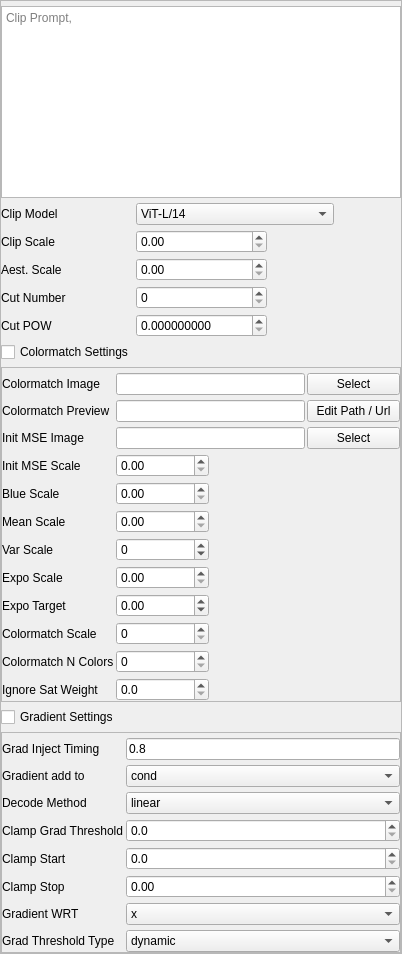
               <widget class="QFrame" name="aesthetic_values">
                <property name="frameShape">
                 <enum>QFrame::StyledPanel</enum>
                </property>
                <property name="frameShadow">
                 <enum>QFrame::Raised</enum>
                </property>
                <layout class="QGridLayout" name="gridLayout_15">
                 <property name="leftMargin">
                  <number>0</number>
                 </property>
                 <property name="topMargin">
                  <number>5</number>
                 </property>
                 <property name="rightMargin">
                  <number>0</number>
                 </property>
                 <property name="bottomMargin">
                  <number>0</number>
                 </property>
                 <property name="horizontalSpacing">
                  <number>2</number>
                 </property>
                 <property name="verticalSpacing">
                  <number>5</number>
                 </property>
                 <item row="1" column="1" colspan="2">
                  <widget class="QComboBox" name="clip_name">
                   <property name="toolTip">
                    <string>Used with aesthetics_scale&gt;0 and clip_scale&gt;0</string>
                   </property>
                   <item>
                    <property name="text">
                     <string>ViT-L/14</string>
                    </property>
                   </item>
                   <item>
                    <property name="text">
                     <string>ViT-L/14@336px</string>
                    </property>
                   </item>
                   <item>
                    <property name="text">
                     <string>ViT-B/16</string>
                    </property>
                   </item>
                   <item>
                    <property name="text">
                     <string>ViT-B/32</string>
                    </property>
                   </item>
                   <item>
                    <property name="text">
                     <string>ViT-H/14</string>
                    </property>
                   </item>
                  </widget>
                 </item>
                 <item row="2" column="1">
                  <widget class="QDoubleSpinBox" name="clip_scale">
                   <property name="toolTip">
                    <string>&lt;html&gt;&lt;head/&gt;&lt;body&gt;&lt;p&gt;CLIP Guidance &lt;br/&gt;Values: 0 - 200&lt;/p&gt;&lt;/body&gt;&lt;/html&gt;</string>
                   </property>
                   <property name="maximum">
                    <double>200.000000000000000</double>
                   </property>
                  </widget>
                 </item>
                 <item row="6" column="0">
                  <widget class="QCheckBox" name="toggle_colors">
                   <property name="text">
                    <string>Colormatch Settings</string>
                   </property>
                  </widget>
                 </item>
                 <item row="1" column="0">
                  <widget class="QLabel" name="label_58">
                   <property name="text">
                    <string>Clip Model</string>
                   </property>
                  </widget>
                 </item>
                 <item row="8" column="0">
                  <widget class="QCheckBox" name="toggle_grad">
                   <property name="text">
                    <string>Gradient Settings</string>
                   </property>
                  </widget>
                 </item>
                 <item row="4" column="1">
                  <widget class="QSpinBox" name="cutn">
                   <property name="toolTip">
                    <string>&lt;html&gt;&lt;head/&gt;&lt;body&gt;&lt;p&gt;Number of times CLIP views the image for each step&lt;/p&gt;&lt;p&gt;This variable only matters under these conditions: &lt;/p&gt;&lt;p&gt;Extremely large&lt;/p&gt;&lt;p&gt;images bigger than 2688 x 2688px, or &lt;/p&gt;&lt;p&gt;decode_method = autoencoder &lt;/p&gt;&lt;p&gt;This is because&lt;/p&gt;&lt;p&gt;clip looks at the decoded image, which is small when decode_method=linear &lt;/p&gt;&lt;p&gt;Values: 0 - 6&lt;/p&gt;&lt;/body&gt;&lt;/html&gt;</string>
                   </property>
                   <property name="maximum">
                    <number>6</number>
                   </property>
                  </widget>
                 </item>
                 <item row="2" column="0">
                  <widget class="QLabel" name="label_68">
                   <property name="text">
                    <string>Clip Scale</string>
                   </property>
                  </widget>
                 </item>
                 <item row="4" column="0">
                  <widget class="QLabel" name="label_33">
                   <property name="text">
                    <string>Cut Number</string>
                   </property>
                  </widget>
                 </item>
                 <item row="9" column="0" colspan="4">
                  <widget class="QFrame" name="grad_values">
                   <property name="frameShape">
                    <enum>QFrame::StyledPanel</enum>
                   </property>
                   <property name="frameShadow">
                    <enum>QFrame::Raised</enum>
                   </property>
                   <layout class="QGridLayout" name="gridLayout_14">
                    <property name="leftMargin">
                     <number>0</number>
                    </property>
                    <property name="topMargin">
                     <number>5</number>
                    </property>
                    <property name="rightMargin">
                     <number>0</number>
                    </property>
                    <property name="bottomMargin">
                     <number>0</number>
                    </property>
                    <property name="horizontalSpacing">
                     <number>2</number>
                    </property>
                    <property name="verticalSpacing">
                     <number>5</number>
                    </property>
                    <item row="2" column="0">
                     <widget class="QLabel" name="label_3">
                      <property name="text">
                       <string>Decode Method</string>
                      </property>
                     </widget>
                    </item>
                    <item row="1" column="0">
                     <widget class="QLabel" name="label_60">
                      <property name="text">
                       <string>Gradient add to</string>
                      </property>
                     </widget>
                    </item>
                    <item row="3" column="0">
                     <widget class="QLabel" name="Clamp">
                      <property name="text">
                       <string>Clamp Grad Threshold</string>
                      </property>
                     </widget>
                    </item>
                    <item row="2" column="1">
                     <widget class="QComboBox" name="decode_method">
                      <property name="toolTip">
                       <string>&lt;html&gt;&lt;head/&gt;&lt;body&gt;&lt;p&gt;Gradient conditioning decodes the latent at every step.&lt;/p&gt;&lt;p&gt;Linear is a shortcut that quickly translates the latent to a small (default 64x64) image. linear decoding is not implemented for every model, so if your results with conditioning look noisy, try “autoencoder”.&lt;/p&gt;&lt;p&gt;Autoencoder is much slower, but higher quality. It uses the same decoding method the model already uses after the last step.&lt;/p&gt;&lt;/body&gt;&lt;/html&gt;</string>
                      </property>
                      <item>
                       <property name="text">
                        <string>linear</string>
                       </property>
                      </item>
                      <item>
                       <property name="text">
                        <string>None</string>
                       </property>
                      </item>
                      <item>
                       <property name="text">
                        <string>autoencoder</string>
                       </property>
                      </item>
                     </widget>
                    </item>
                    <item row="0" column="1">
                     <widget class="QLineEdit" name="grad_inject_timing">
                      <property name="toolTip">
                       <string>&lt;html&gt;&lt;head/&gt;&lt;body&gt;&lt;p&gt;Applies the gradient only at a limited number of steps&lt;/p&gt;&lt;p&gt;	Interpreted differently based on the type of grad_inject_timing&lt;/p&gt;&lt;p&gt;	if grad_inject_timing is:&lt;/p&gt;&lt;p&gt;int: compute every inject_timing steps, eg. 2 mean apply grad every other step&lt;/p&gt;&lt;p&gt;list of floats: compute on these decimal fraction steps (eg, [0.5, 1.0] for 50 steps would be at steps 25 and 50)&lt;/p&gt;&lt;p&gt;list of ints: compute on these steps&lt;/p&gt;&lt;p&gt;None: Compute on all steps &lt;/p&gt;&lt;p&gt;This can be used to generate an image faster, or apply conditioning to different sections of the gen. For example, overall composition is usually decided in the first 20% of steps, so if colormatch conditioning is only applied in the last half of steps it will result in practically the same image but with different colors.&lt;/p&gt;&lt;/body&gt;&lt;/html&gt;</string>
                      </property>
                      <property name="text">
                       <string>0.8</string>
                      </property>
                     </widget>
                    </item>
                    <item row="4" column="1">
                     <widget class="QDoubleSpinBox" name="clamp_start">
                      <property name="toolTip">
                       <string>&lt;html&gt;&lt;head/&gt;&lt;body&gt;&lt;p&gt;used with grad_threshold_type “dynamic”&lt;/p&gt;&lt;p&gt;clamp_grad_threshold value at the first step, linearly changes to clamp_stop at the last step &lt;/p&gt;&lt;/body&gt;&lt;/html&gt;</string>
                      </property>
                      <property name="decimals">
                       <number>1</number>
                      </property>
                      <property name="maximum">
                       <double>1.000000000000000</double>
                      </property>
                      <property name="singleStep">
                       <double>0.100000000000000</double>
                      </property>
                     </widget>
                    </item>
                    <item row="3" column="1">
                     <widget class="QDoubleSpinBox" name="clamp_grad_threshold">
                      <property name="toolTip">
                       <string>&lt;html&gt;&lt;head/&gt;&lt;body&gt;&lt;p&gt;used with grad_threshold_types “static” “mean” and “dynamic” &lt;/p&gt;&lt;p&gt;Value: 0-1&lt;/p&gt;&lt;/body&gt;&lt;/html&gt;</string>
                      </property>
                      <property name="decimals">
                       <number>1</number>
                      </property>
                      <property name="maximum">
                       <double>1.000000000000000</double>
                      </property>
                      <property name="singleStep">
                       <double>0.100000000000000</double>
                      </property>
                     </widget>
                    </item>
                    <item row="5" column="1">
                     <widget class="QDoubleSpinBox" name="clamp_stop">
                      <property name="toolTip">
                       <string>&lt;html&gt;&lt;head/&gt;&lt;body&gt;&lt;p&gt;used with grad_threshold_type “dynamic”&lt;/p&gt;&lt;p&gt;clamp_grad_threshold value at the last step, linearly changes from clamp_start from the first step&lt;/p&gt;&lt;/body&gt;&lt;/html&gt;</string>
                      </property>
                      <property name="maximum">
                       <double>1.000000000000000</double>
                      </property>
                      <property name="singleStep">
                       <double>0.010000000000000</double>
                      </property>
                     </widget>
                    </item>
                    <item row="1" column="1">
                     <widget class="QComboBox" name="gradient_add_to">
                      <property name="toolTip">
                       <string>&lt;html&gt;&lt;head/&gt;&lt;body&gt;&lt;p&gt;Gradient is added to the cfg cond or uncond or both&lt;/p&gt;&lt;p&gt;&amp;quot;cond&amp;quot; or &amp;quot;uncond&amp;quot; only applies if cond_uncond_sync == False&lt;/p&gt;&lt;/body&gt;&lt;/html&gt;</string>
                      </property>
                      <item>
                       <property name="text">
                        <string>cond</string>
                       </property>
                      </item>
                      <item>
                       <property name="text">
                        <string>uncond</string>
                       </property>
                      </item>
                      <item>
                       <property name="text">
                        <string>both</string>
                       </property>
                      </item>
                     </widget>
                    </item>
                    <item row="5" column="0">
                     <widget class="QLabel" name="Clamp_3">
                      <property name="text">
                       <string>Clamp Stop</string>
                      </property>
                     </widget>
                    </item>
                    <item row="4" column="0">
                     <widget class="QLabel" name="Clamp_2">
                      <property name="text">
                       <string>Clamp Start</string>
                      </property>
                     </widget>
                    </item>
                    <item row="0" column="0">
                     <widget class="QLabel" name="Clamp_4">
                      <property name="text">
                       <string>Grad Inject Timing</string>
                      </property>
                     </widget>
                    </item>
                    <item row="6" column="1">
                     <widget class="QComboBox" name="gradient_wrt">
                      <property name="toolTip">
                       <string>&lt;html&gt;&lt;head/&gt;&lt;body&gt;&lt;p&gt;“x0_pred” &lt;/p&gt;&lt;p&gt;Applies the gradient calculation only to the denoised image at each step&lt;/p&gt;&lt;p&gt;Much faster&lt;/p&gt;&lt;p&gt;May require higher *_scale values&lt;/p&gt;&lt;p&gt;Does not work very well with clip_scale or aesthetic_scale guidance&lt;/p&gt;&lt;p&gt;“x”&lt;/p&gt;&lt;p&gt;Applies the gradient calculation through the unet&lt;/p&gt;&lt;p&gt;Much slower&lt;/p&gt;&lt;p&gt;Takes the content of the image more into consideration because the grad uses the unet&lt;/p&gt;&lt;/body&gt;&lt;/html&gt;</string>
                      </property>
                      <item>
                       <property name="text">
                        <string>x</string>
                       </property>
                      </item>
                      <item>
                       <property name="text">
                        <string>x0_pred</string>
                       </property>
                      </item>
                     </widget>
                    </item>
                    <item row="6" column="0">
                     <widget class="QLabel" name="label_59">
                      <property name="text">
                       <string>Gradient WRT</string>
                      </property>
                     </widget>
                    </item>
                    <item row="7" column="0">
                     <widget class="QLabel" name="label_61">
                      <property name="text">
                       <string>Grad Threshold Type</string>
                      </property>
                     </widget>
                    </item>
                    <item row="7" column="1">
                     <widget class="QComboBox" name="grad_threshold_type">
                      <property name="toolTip">
                       <string>&lt;html&gt;&lt;head/&gt;&lt;body&gt;&lt;p&gt;The final gradient is clamped before it’s added to the image. This is to avoid the overexposed look.&lt;/p&gt;&lt;p&gt;dynamic: thresholding from the imagen paper (May 2022)&lt;/p&gt;&lt;p&gt;static: simple clamping&lt;/p&gt;&lt;p&gt;mean: rescales out of range values based on the mean&lt;/p&gt;&lt;p&gt;schedule: uses clamp_start and clamp_stop to set a threshold value that changes linearly at each step. Like “mean” but with changing clamp_grad_threshold over time&lt;/p&gt;&lt;/body&gt;&lt;/html&gt;</string>
                      </property>
                      <item>
                       <property name="text">
                        <string>dynamic</string>
                       </property>
                      </item>
                      <item>
                       <property name="text">
                        <string>static</string>
                       </property>
                      </item>
                      <item>
                       <property name="text">
                        <string>mean</string>
                       </property>
                      </item>
                      <item>
                       <property name="text">
                        <string>schedule</string>
                       </property>
                      </item>
                     </widget>
                    </item>
                   </layout>
                  </widget>
                 </item>
                 <item row="5" column="1">
                  <widget class="QDoubleSpinBox" name="cut_pow">
                   <property name="toolTip">
                    <string>&lt;html&gt;&lt;head/&gt;&lt;body&gt;&lt;p&gt;Used when clip_scale &amp;gt; 0&lt;br/&gt;Affects the size&lt;br/&gt;of the view window when CLIP sees the image&lt;br/&gt;When cut_pow is&lt;br/&gt;very small, the view window is large, and vise versa&lt;br/&gt;Only matters for&lt;br/&gt;extremely large images or autoencoder decode_method, see cutn&lt;br/&gt;Values: 0.00001 - 100000&lt;/p&gt;&lt;/body&gt;&lt;/html&gt;</string>
                   </property>
                   <property name="decimals">
                    <number>9</number>
                   </property>
                   <property name="maximum">
                    <double>10000000.000000000000000</double>
                   </property>
                   <property name="singleStep">
                    <double>0.001000000000000</double>
                   </property>
                  </widget>
                 </item>
                 <item row="7" column="0" colspan="4">
                  <widget class="QFrame" name="color_expo_values">
                   <property name="sizePolicy">
                    <sizepolicy hsizetype="Expanding" vsizetype="Preferred">
                     <horstretch>0</horstretch>
                     <verstretch>0</verstretch>
                    </sizepolicy>
                   </property>
                   <property name="minimumSize">
                    <size>
                     <width>400</width>
                     <height>0</height>
                    </size>
                   </property>
                   <property name="frameShape">
                    <enum>QFrame::StyledPanel</enum>
                   </property>
                   <property name="frameShadow">
                    <enum>QFrame::Raised</enum>
                   </property>
                   <layout class="QGridLayout" name="gridLayout_7">
                    <property name="leftMargin">
                     <number>0</number>
                    </property>
                    <property name="topMargin">
                     <number>5</number>
                    </property>
                    <property name="rightMargin">
                     <number>0</number>
                    </property>
                    <property name="bottomMargin">
                     <number>0</number>
                    </property>
                    <property name="horizontalSpacing">
                     <number>2</number>
                    </property>
                    <property name="verticalSpacing">
                     <number>5</number>
                    </property>
                    <item row="2" column="2" colspan="2">
                     <widget class="QLineEdit" name="colormatch_image"/>
                    </item>
                    <item row="7" column="2">
                     <widget class="QDoubleSpinBox" name="blue_scale"/>
                    </item>
                    <item row="10" column="2">
                     <widget class="QDoubleSpinBox" name="mean_scale">
                      <property name="toolTip">
                       <string>&lt;html&gt;&lt;head/&gt;&lt;body&gt;&lt;p&gt;Pushes the pixel values towards middle gray&lt;/p&gt;&lt;p&gt;Samples have values between -1 and 1. Mean_scale guides pixels toward 0, hence gray&lt;/p&gt;&lt;p&gt;Values: 0 - 400&lt;/p&gt;&lt;/body&gt;&lt;/html&gt;</string>
                      </property>
                      <property name="minimum">
                       <double>0.000000000000000</double>
                      </property>
                      <property name="maximum">
                       <double>400.000000000000000</double>
                      </property>
                      <property name="singleStep">
                       <double>0.010000000000000</double>
                      </property>
                     </widget>
                    </item>
                    <item row="14" column="0">
                     <widget class="QLabel" name="label_28">
                      <property name="text">
                       <string>Colormatch Scale</string>
                      </property>
                     </widget>
                    </item>
                    <item row="4" column="4">
                     <widget class="QPushButton" name="select_mse_init">
                      <property name="text">
                       <string>Select</string>
                      </property>
                     </widget>
                    </item>
                    <item row="10" column="0">
                     <widget class="QLabel" name="label_23">
                      <property name="text">
                       <string>Mean Scale</string>
                      </property>
                     </widget>
                    </item>
                    <item row="3" column="2" colspan="2">
                     <widget class="QLineEdit" name="colormatch_preview"/>
                    </item>
                    <item row="4" column="2" colspan="2">
                     <widget class="QLineEdit" name="init_mse_image"/>
                    </item>
                    <item row="13" column="0">
                     <widget class="QLabel" name="label_27">
                      <property name="text">
                       <string>Expo Target</string>
                      </property>
                     </widget>
                    </item>
                    <item row="3" column="0">
                     <widget class="QLabel" name="label_30">
                      <property name="text">
                       <string>Colormatch Preview</string>
                      </property>
                     </widget>
                    </item>
                    <item row="12" column="0">
                     <widget class="QLabel" name="label_26">
                      <property name="text">
                       <string>Expo Scale</string>
                      </property>
                     </widget>
                    </item>
                    <item row="19" column="2">
                     <widget class="QDoubleSpinBox" name="ignore_sat_weight">
                      <property name="toolTip">
                       <string>&lt;html&gt;&lt;head/&gt;&lt;body&gt;&lt;p&gt;Amount to ignore the saturation when using colormatch_scale. &lt;/p&gt;&lt;p&gt;High ignore_sat_weight will allow a higher colormatch_scale without making the colors look overblown&lt;/p&gt;&lt;p&gt;Values: 0 - 5&lt;/p&gt;&lt;/body&gt;&lt;/html&gt;</string>
                      </property>
                      <property name="decimals">
                       <number>1</number>
                      </property>
                      <property name="maximum">
                       <double>10.000000000000000</double>
                      </property>
                      <property name="singleStep">
                       <double>0.100000000000000</double>
                      </property>
                     </widget>
                    </item>
                    <item row="6" column="2">
                     <widget class="QDoubleSpinBox" name="init_mse_scale">
                      <property name="toolTip">
                       <string>&lt;html&gt;&lt;head/&gt;&lt;body&gt;&lt;p&gt;Guide the image to match init_mse_image pixel-by-pixel&lt;br/&gt;Values: 0-1000&lt;/p&gt;&lt;/body&gt;&lt;/html&gt;</string>
                      </property>
                      <property name="maximum">
                       <double>1000.000000000000000</double>
                      </property>
                     </widget>
                    </item>
                    <item row="2" column="4">
                     <widget class="QPushButton" name="select_color_match_image">
                      <property name="text">
                       <string>Select</string>
                      </property>
                     </widget>
                    </item>
                    <item row="14" column="2">
                     <widget class="QDoubleSpinBox" name="colormatch_scale">
                      <property name="toolTip">
                       <string>&lt;html&gt;&lt;head/&gt;&lt;body&gt;&lt;p&gt;Guides the image towards a color palette.&lt;/p&gt;&lt;p&gt;Palette is extracted from an input image colormatch_image&lt;/p&gt;&lt;p&gt;Best matching results when decode_method == “autoencoder”&lt;/p&gt;&lt;p&gt;Works best when gradient_wrt == &amp;quot;x0_pred”, but will still work well with “x”&lt;/p&gt;&lt;p&gt;Values: 0 - 1000&lt;/p&gt;&lt;/body&gt;&lt;/html&gt;</string>
                      </property>
                      <property name="decimals">
                       <number>0</number>
                      </property>
                      <property name="maximum">
                       <double>1000.000000000000000</double>
                      </property>
                     </widget>
                    </item>
                    <item row="13" column="2">
                     <widget class="QDoubleSpinBox" name="exposure_target">
                      <property name="toolTip">
                       <string>&lt;html&gt;&lt;head/&gt;&lt;body&gt;&lt;p&gt;Used with exposure_scale &lt;/p&gt;&lt;p&gt;Negative values push towards a darker image, positive values toward a brighter image &lt;/p&gt;&lt;p&gt;Values: -1 - 1&lt;/p&gt;&lt;/body&gt;&lt;/html&gt;</string>
                      </property>
                      <property name="minimum">
                       <double>-1.000000000000000</double>
                      </property>
                      <property name="maximum">
                       <double>1.000000000000000</double>
                      </property>
                      <property name="singleStep">
                       <double>0.010000000000000</double>
                      </property>
                     </widget>
                    </item>
                    <item row="11" column="2">
                     <widget class="QDoubleSpinBox" name="var_scale">
                      <property name="toolTip">
                       <string>&lt;html&gt;&lt;head/&gt;&lt;body&gt;&lt;p&gt;Pushes pixels towards lower variance&lt;br/&gt;Values: -200 - 200&lt;/p&gt;&lt;/body&gt;&lt;/html&gt;</string>
                      </property>
                      <property name="decimals">
                       <number>0</number>
                      </property>
                      <property name="minimum">
                       <double>-200.000000000000000</double>
                      </property>
                      <property name="maximum">
                       <double>200.000000000000000</double>
                      </property>
                     </widget>
                    </item>
                    <item row="18" column="0">
                     <widget class="QLabel" name="label_31">
                      <property name="text">
                       <string>Colormatch N Colors</string>
                      </property>
                     </widget>
                    </item>
                    <item row="12" column="2">
                     <widget class="QDoubleSpinBox" name="exposure_scale">
                      <property name="toolTip">
                       <string>&lt;html&gt;&lt;head/&gt;&lt;body&gt;&lt;p&gt;Targeted mean loss. Uses exposure_target variable. &lt;/p&gt;&lt;p&gt;When exposure_target == 0, exposure_scale is equivalent to mean_scale&lt;/p&gt;&lt;p&gt;Use it to compensate for very high cfg scale, for example.&lt;/p&gt;&lt;p&gt;Values: 0 - 400&lt;/p&gt;&lt;/body&gt;&lt;/html&gt;</string>
                      </property>
                      <property name="maximum">
                       <double>400.000000000000000</double>
                      </property>
                      <property name="singleStep">
                       <double>0.010000000000000</double>
                      </property>
                     </widget>
                    </item>
                    <item row="3" column="4">
                     <widget class="QPushButton" name="select_colormatch_preview">
                      <property name="text">
                       <string>Edit Path / Url</string>
                      </property>
                     </widget>
                    </item>
                    <item row="6" column="0">
                     <widget class="QLabel" name="label_57">
                      <property name="text">
                       <string>Init MSE Scale</string>
                      </property>
                     </widget>
                    </item>
                    <item row="2" column="0">
                     <widget class="QLabel" name="label_29">
                      <property name="text">
                       <string>Colormatch Image</string>
                      </property>
                     </widget>
                    </item>
                    <item row="19" column="0">
                     <widget class="QLabel" name="label_32">
                      <property name="text">
                       <string>Ignore Sat Weight</string>
                      </property>
                     </widget>
                    </item>
                    <item row="4" column="0">
                     <widget class="QLabel" name="label_16">
                      <property name="text">
                       <string>Init MSE Image</string>
                      </property>
                     </widget>
                    </item>
                    <item row="11" column="0">
                     <widget class="QLabel" name="label_25">
                      <property name="text">
                       <string>Var Scale</string>
                      </property>
                     </widget>
                    </item>
                    <item row="18" column="2">
                     <widget class="QSpinBox" name="colormatch_n_colors">
                      <property name="toolTip">
                       <string>&lt;html&gt;&lt;head/&gt;&lt;body&gt;&lt;p&gt;Number of colors in the palette &lt;br/&gt;Values: 1 - 20&lt;/p&gt;&lt;/body&gt;&lt;/html&gt;</string>
                      </property>
                      <property name="maximum">
                       <number>20</number>
                      </property>
                     </widget>
                    </item>
                    <item row="7" column="0">
                     <widget class="QLabel" name="label_70">
                      <property name="text">
                       <string>Blue Scale</string>
                      </property>
                     </widget>
                    </item>
                   </layout>
                  </widget>
                 </item>
                 <item row="3" column="1">
                  <widget class="QDoubleSpinBox" name="aesthetics_scale">
                   <property name="toolTip">
                    <string>&lt;html&gt;&lt;head/&gt;&lt;body&gt;&lt;p&gt;Recommended to use with gradient_wrt=’x’ &lt;br/&gt;Values: 0 - 10&lt;/p&gt;&lt;/body&gt;&lt;/html&gt;</string>
                   </property>
                   <property name="maximum">
                    <double>10.000000000000000</double>
                   </property>
                  </widget>
                 </item>
                 <item row="5" column="0">
                  <widget class="QLabel" name="label_34">
                   <property name="text">
                    <string>Cut POW</string>
                   </property>
                  </widget>
                 </item>
                 <item row="3" column="0">
                  <widget class="QLabel" name="label_69">
                   <property name="text">
                    <string>Aest. Scale</string>
                   </property>
                  </widget>
                 </item>
                 <item row="0" column="0" colspan="4">
                  <widget class="QTextEdit" name="clip_prompt">
                   <property name="toolTip">
                    <string>&lt;html&gt;&lt;head/&gt;&lt;body&gt;&lt;p&gt;Gets used if clip_sclae &amp;gt; 0&lt;br/&gt;If left empty clip_prompt will equal the prompt&lt;/p&gt;&lt;/body&gt;&lt;/html&gt;</string>
                   </property>
                   <property name="placeholderText">
                    <string>Clip Prompt,</string>
                   </property>
                  </widget>
                 </item>
                </layout>
               </widget>
